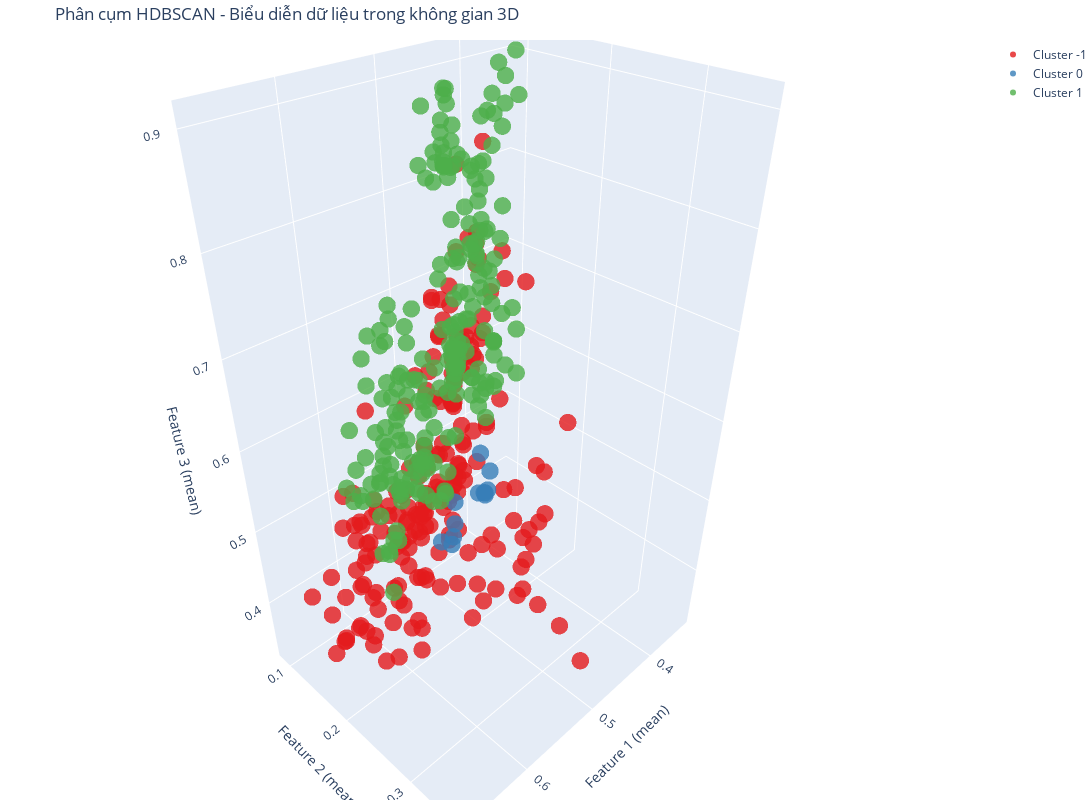

Notebook source saved alongside this figure:
### Code cell
colors = px.colors.qualitative.Set1 + px.colors.qualitative.Set2 + px.colors.qualitative.Set3
fig = go.Figure()

unique_clusters = np.unique(labels)
for i, cluster in enumerate(unique_clusters):
    cluster_points = X_3d[labels == cluster]
    
    fig.add_trace(go.Scatter3d(
        x=cluster_points[:, 0],
        y=cluster_points[:, 1],
        z=cluster_points[:, 2],
        mode='markers',
        marker=dict(size=6, color=colors[i % len(colors)], opacity=0.8),
        name=f'Cluster {cluster}'
    ))

fig.update_layout(
    title="Phân cụm HDBSCAN - Biểu diễn dữ liệu trong không gian 3D",
    scene=dict(
        xaxis_title='Feature 1 (mean)',
        yaxis_title='Feature 2 (mean)',
        zaxis_title='Feature 3 (mean)',
    ),
    margin=dict(l=0, r=0, b=0, t=40),
    width=1200,
    height=800
)

fig.show()

### Figure 1 — Plotly figure (JSON) as saved in the notebook; plotly's stock layout.template omitted (floating-point values rounded to 4 significant figures; data arrays with more than 128 entries replaced by an {"elided": "..."} marker saying what was removed)
{"data": [{"marker": {"color": "rgb(228,26,28)", "opacity": 0.8, "size": 6}, "mode": "markers", "name": "Cluster -1", "type": "scatter3d", "x": {"elided": "206 float values"}, "y": {"elided": "206 float values"}, "z": {"elided": "206 float values"}}, {"marker": {"color": "rgb(55,126,184)", "opacity": 0.8, "size": 6}, "mode": "markers", "name": "Cluster 0", "type": "scatter3d", "x": [0.3866, 0.4362, 0.4378, 0.4451, 0.4609, 0.4406, 0.3777, 0.3858, 0.3859, 0.387, 0.3851, 0.4], "y": [0.08948, 0.0956, 0.09643, 0.09792, 0.09683, 0.09631, 0.09702, 0.1011, 0.09674, 0.09619, 0.09592, 0.09945], "z": [0.4409, 0.3967, 0.3636, 0.3352, 0.3492, 0.3439, 0.4127, 0.3897, 0.3822, 0.383, 0.3781, 0.3921]}, {"marker": {"color": "rgb(77,175,74)", "opacity": 0.8, "size": 6}, "mode": "markers", "name": "Cluster 1", "type": "scatter3d", "x": {"elided": "220 float values"}, "y": {"elided": "220 float values"}, "z": {"elided": "220 float values"}}], "layout": {"height": 800, "margin": {"b": 0, "l": 0, "r": 0, "t": 40}, "scene": {"xaxis": {"title": {"text": "Feature 1 (mean)"}}, "yaxis": {"title": {"text": "Feature 2 (mean)"}}, "zaxis": {"title": {"text": "Feature 3 (mean)"}}}, "title": {"text": "Phân cụm HDBSCAN - Biểu diễn dữ liệu trong không gian 3D"}, "width": 1200}}
